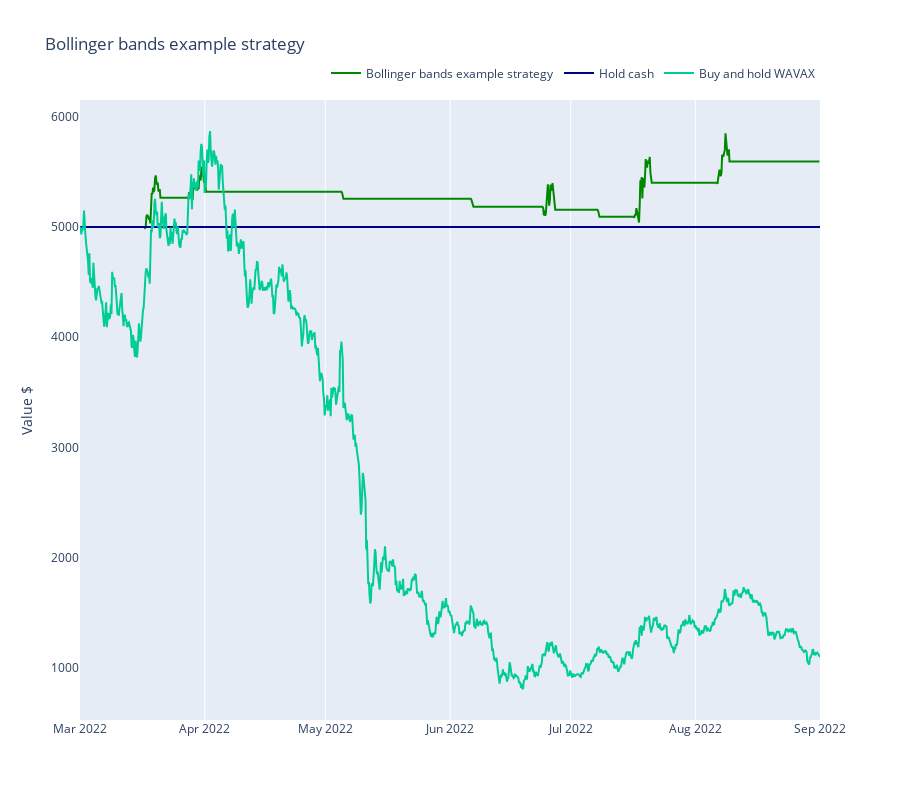

Notebook code cell kept with this figure:
### Markdown cell above
### Benchmarks

Here we benchmark the strategy performance against some baseline scenarios.

- Buy and hold US dollar
- Buy and hold ETH

### Code cell
from tradeexecutor.visual.benchmark import visualise_benchmark

traded_pair = universe.universe.pairs.get_single()

fig = visualise_benchmark(
    "Bollinger bands example strategy",
    portfolio_statistics=state.stats.portfolio,
    all_cash=state.portfolio.get_initial_deposit(),
    buy_and_hold_asset_name=traded_pair.base_token_symbol,
    buy_and_hold_price_series=universe.universe.candles.get_single_pair_data()["close"],
    start_at=START_AT,
    end_at=END_AT,
    height=800
)

fig.show()

### Figure 1 — Plotly figure (JSON) as saved in the notebook; plotly's stock layout.template omitted (floating-point values rounded to 4 significant figures; data arrays with more than 128 entries replaced by an {"elided": "..."} marker saying what was removed)
{"data": [{"line": {"color": "#008800"}, "mode": "lines", "name": "Bollinger bands example strategy", "type": "scatter", "x": {"elided": "1104 str values"}, "y": {"elided": "1104 float values"}}, {"line": {"color": "#000088"}, "mode": "lines", "name": "Hold cash", "type": "scatter", "x": ["2022-03-01T00:00:00", "2022-09-01T00:00:00"], "y": [5000, 5000]}, {"mode": "lines", "name": "Buy and hold WAVAX", "type": "scatter", "x": {"elided": "1105 str values"}, "y": {"elided": "1105 float values"}}], "layout": {"height": 800, "legend": {"orientation": "h", "x": 1, "xanchor": "right", "y": 1.02, "yanchor": "bottom"}, "title": {"text": "Bollinger bands example strategy"}, "xaxis": {"rangeslider": {"visible": false}}, "yaxis": {"showgrid": false, "title": {"text": "Value $"}}}}
